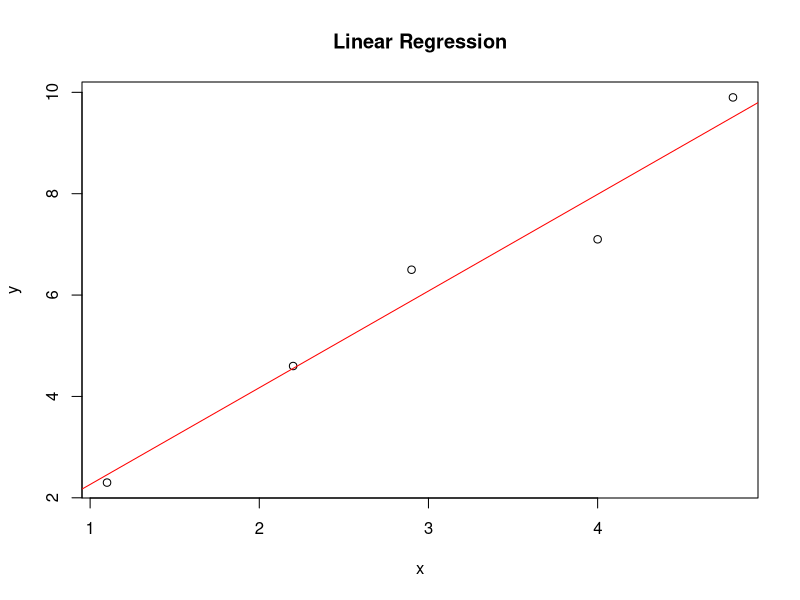

This figure's R source:
# enter the data
x <- c(1.1, 2.2, 2.9, 4, 4.8)
y <- c(2.3, 4.6, 6.5, 7.1, 9.9)

# run the linear regression and see the results
model <- lm(y ~ x)
summary(model)

# Adding spaces before the residuals table
cat("\n\n")

# Outputting residuals in a table
residuals_table <- as.data.frame(t(data.frame(Residuals = resid(model))))
print(residuals_table)

# Adding spaces after the residuals table
cat("\n\n")

coefficients_table <- data.frame(
    Estimate = coef(model),
    Std.Error = summary(model)$coefficients[, 2],
    t.value = summary(model)$coefficients[, 3],
    Pr = summary(model)$coefficients[, 4]
)
print(coefficients_table, digits = 4, na.print = "NA", quote = FALSE)

# Adding spaces after the coefficients table
cat("\n\n")

# Adding comments
cat("The linear regression model is y =", round(coef(model)[1], 4), "+", round(coef(model)[2], 4), "* x\n")
cat("The coefficient of determination (R-squared) is", round(summary(model)$r.squared, 4), "\n")
cat("The p-value for the slope coefficient is", round(summary(model)$coefficients[2, 4], 4), "\n")

# Plotting the data points
plot(x, y, main = "Linear Regression", xlab = "x", ylab = "y")

# Adding the regression line to the plot
abline(model, col = "red")